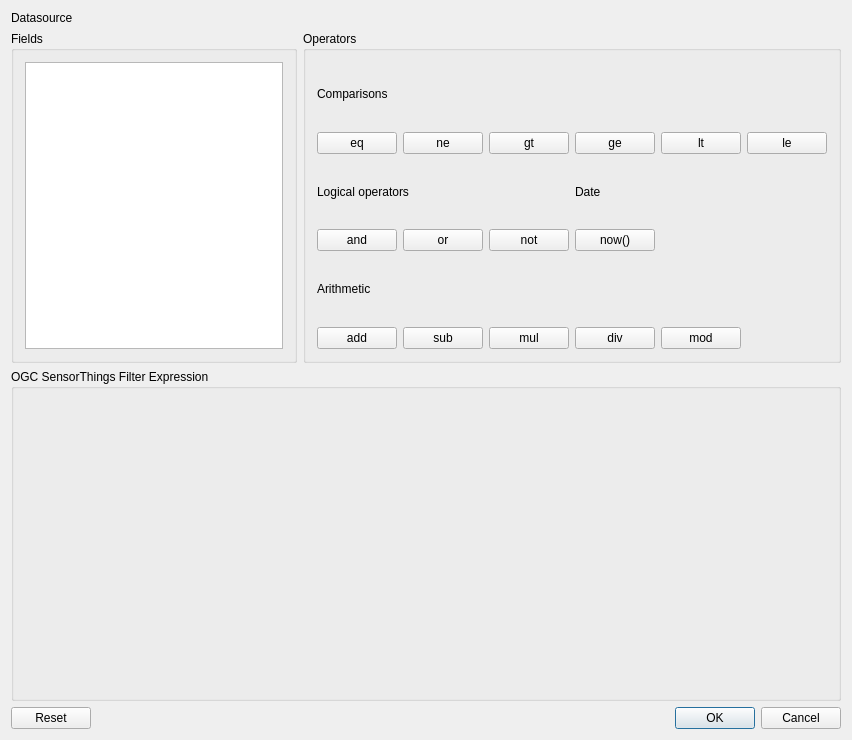
<?xml version="1.0" encoding="UTF-8"?>
<ui version="4.0">
 <class>QgsSensorThingsSubsetEditorBase</class>
 <widget class="QWidget" name="QgsSensorThingsSubsetEditorBase">
  <property name="geometry">
   <rect>
    <x>0</x>
    <y>0</y>
    <width>852</width>
    <height>740</height>
   </rect>
  </property>
  <property name="windowTitle">
   <string>OGC SensorThings Data Filter</string>
  </property>
  <layout class="QGridLayout" name="gridLayout" rowstretch="0,0,0,0">
   <item row="3" column="0" colspan="2">
    <widget class="QDialogButtonBox" name="mButtonBox">
     <property name="orientation">
      <enum>Qt::Horizontal</enum>
     </property>
     <property name="standardButtons">
      <set>QDialogButtonBox::Cancel|QDialogButtonBox::Ok|QDialogButtonBox::Reset</set>
     </property>
     <property name="centerButtons">
      <bool>false</bool>
     </property>
    </widget>
   </item>
   <item row="2" column="0" colspan="2">
    <widget class="QGroupBox" name="mEditorGroupBox">
     <property name="sizePolicy">
      <sizepolicy hsizetype="Preferred" vsizetype="Expanding">
       <horstretch>0</horstretch>
       <verstretch>0</verstretch>
      </sizepolicy>
     </property>
     <property name="title">
      <string>OGC SensorThings Filter Expression</string>
     </property>
    </widget>
   </item>
   <item row="0" column="0" colspan="2">
    <widget class="QLabel" name="lblDataUri">
     <property name="text">
      <string>Datasource</string>
     </property>
    </widget>
   </item>
   <item row="1" column="0">
    <widget class="QGroupBox" name="groupBox1">
     <property name="sizePolicy">
      <sizepolicy hsizetype="Preferred" vsizetype="Expanding">
       <horstretch>0</horstretch>
       <verstretch>0</verstretch>
      </sizepolicy>
     </property>
     <property name="title">
      <string>Fields</string>
     </property>
     <layout class="QGridLayout">
      <property name="leftMargin">
       <number>11</number>
      </property>
      <property name="topMargin">
       <number>11</number>
      </property>
      <property name="rightMargin">
       <number>11</number>
      </property>
      <property name="bottomMargin">
       <number>11</number>
      </property>
      <item row="0" column="0">
       <widget class="QListView" name="lstFields">
        <property name="toolTip">
         <string>&lt;html&gt;&lt;head&gt;&lt;meta name=&quot;qrichtext&quot; content=&quot;1&quot; /&gt;&lt;style type=&quot;text/css&quot;&gt;
p, li { white-space: pre-wrap; }
&lt;/style&gt;&lt;/head&gt;&lt;body style=&quot; font-family:'Sans Serif'; font-size:9pt; font-weight:400; font-style:normal;&quot;&gt;
&lt;p style=&quot; margin-top:0px; margin-bottom:0px; margin-left:0px; margin-right:0px; -qt-block-indent:0; text-indent:0px;&quot;&gt;List of fields in this vector file&lt;/p&gt;&lt;/body&gt;&lt;/html&gt;</string>
        </property>
       </widget>
      </item>
     </layout>
    </widget>
   </item>
   <item row="1" column="1">
    <widget class="QgsCollapsibleGroupBox" name="groupBox4">
     <property name="title">
      <string>Operators</string>
     </property>
     <layout class="QGridLayout" name="_3">
      <property name="leftMargin">
       <number>11</number>
      </property>
      <property name="topMargin">
       <number>11</number>
      </property>
      <property name="rightMargin">
       <number>11</number>
      </property>
      <property name="bottomMargin">
       <number>11</number>
      </property>
      <item row="3" column="3">
       <widget class="QPushButton" name="mButtonNow">
        <property name="text">
         <string>now()</string>
        </property>
       </widget>
      </item>
      <item row="1" column="0">
       <widget class="QPushButton" name="mButtonEq">
        <property name="text">
         <string>eq</string>
        </property>
       </widget>
      </item>
      <item row="1" column="5">
       <widget class="QPushButton" name="mButtonLe">
        <property name="text">
         <string>le</string>
        </property>
       </widget>
      </item>
      <item row="3" column="0">
       <widget class="QPushButton" name="mButtonAnd">
        <property name="text">
         <string>and</string>
        </property>
       </widget>
      </item>
      <item row="2" column="3" colspan="3">
       <widget class="QLabel" name="mLabelLogical_2">
        <property name="text">
         <string>Date</string>
        </property>
       </widget>
      </item>
      <item row="2" column="0" colspan="3">
       <widget class="QLabel" name="mLabelLogical">
        <property name="text">
         <string>Logical operators</string>
        </property>
       </widget>
      </item>
      <item row="5" column="0">
       <widget class="QPushButton" name="mButtonAdd">
        <property name="text">
         <string>add</string>
        </property>
       </widget>
      </item>
      <item row="1" column="2">
       <widget class="QPushButton" name="mButtonGt">
        <property name="text">
         <string>gt</string>
        </property>
       </widget>
      </item>
      <item row="1" column="3">
       <widget class="QPushButton" name="mButtonGe">
        <property name="text">
         <string>ge</string>
        </property>
       </widget>
      </item>
      <item row="4" column="0" colspan="6">
       <widget class="QLabel" name="mLabelArithmetic">
        <property name="text">
         <string>Arithmetic</string>
        </property>
       </widget>
      </item>
      <item row="5" column="3">
       <widget class="QPushButton" name="mButtonDiv">
        <property name="text">
         <string>div</string>
        </property>
       </widget>
      </item>
      <item row="1" column="4">
       <widget class="QPushButton" name="mButtonLt">
        <property name="text">
         <string>lt</string>
        </property>
       </widget>
      </item>
      <item row="5" column="1">
       <widget class="QPushButton" name="mButtonSub">
        <property name="text">
         <string>sub</string>
        </property>
       </widget>
      </item>
      <item row="3" column="2">
       <widget class="QPushButton" name="mButtonNot">
        <property name="text">
         <string>not</string>
        </property>
       </widget>
      </item>
      <item row="5" column="4">
       <widget class="QPushButton" name="mButtonMod">
        <property name="text">
         <string>mod</string>
        </property>
       </widget>
      </item>
      <item row="0" column="0" colspan="6">
       <widget class="QLabel" name="mLabelComparisons">
        <property name="text">
         <string>Comparisons</string>
        </property>
       </widget>
      </item>
      <item row="5" column="2">
       <widget class="QPushButton" name="mButtonMul">
        <property name="text">
         <string>mul</string>
        </property>
       </widget>
      </item>
      <item row="1" column="1">
       <widget class="QPushButton" name="mButtonNe">
        <property name="text">
         <string>ne</string>
        </property>
       </widget>
      </item>
      <item row="3" column="1">
       <widget class="QPushButton" name="mButtonOr">
        <property name="text">
         <string>or</string>
        </property>
       </widget>
      </item>
     </layout>
    </widget>
   </item>
  </layout>
 </widget>
 <customwidgets>
  <customwidget>
   <class>QgsCollapsibleGroupBox</class>
   <extends>QGroupBox</extends>
   <header>qgscollapsiblegroupbox.h</header>
   <container>1</container>
  </customwidget>
 </customwidgets>
 <resources/>
 <connections/>
</ui>
